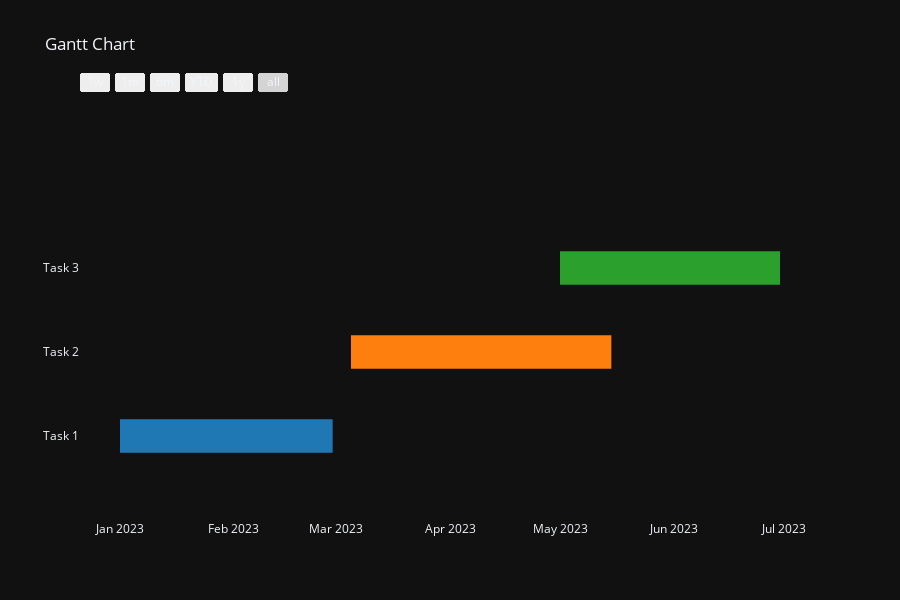

The notebook cell saved with this chart:
### Code cell
tasks = [
    dict(
        Task='Task 1',
        Start='2023-01-01',
        Finish='2023-02-28'
    ),
    dict(
        Task='Task 2',
        Start='2023-03-05',
        Finish='2023-05-15'
    ),
    dict(
        Task='Task 3',
        Start='2023-05-01',
        Finish='2023-06-30'
    ),
]
fig = ff.create_gantt(tasks)
offline.iplot(fig)

### Figure 1 — Plotly figure (JSON) as saved in the notebook; plotly's stock layout.template omitted (floating-point values rounded to 4 significant figures)
{"data": [{"fill": "toself", "fillcolor": "rgb(255, 127, 14)", "hoverinfo": "name", "legendgroup": "rgb(255, 127, 14)", "mode": "none", "name": "Task 2", "x": ["2023-03-05", "2023-05-15", "2023-05-15", "2023-03-05"], "y": [0.8, 0.8, 1.2, 1.2], "type": "scatter"}, {"fill": "toself", "fillcolor": "rgb(31, 119, 180)", "hoverinfo": "name", "legendgroup": "rgb(31, 119, 180)", "mode": "none", "name": "Task 1", "x": ["2023-01-01", "2023-02-28", "2023-02-28", "2023-01-01"], "y": [-0.2, -0.2, 0.2, 0.2], "type": "scatter"}, {"fill": "toself", "fillcolor": "rgb(44, 160, 44)", "hoverinfo": "name", "legendgroup": "rgb(44, 160, 44)", "mode": "none", "name": "Task 3", "x": ["2023-05-01", "2023-06-30", "2023-06-30", "2023-05-01"], "y": [1.8, 1.8, 2.2, 2.2], "type": "scatter"}, {"legendgroup": "rgb(255, 127, 14)", "marker": {"color": "rgb(255, 127, 14)", "opacity": 0, "size": 1}, "mode": "markers", "name": "", "showlegend": false, "text": [null, null], "x": ["2023-03-05", "2023-05-15"], "y": [1, 1], "type": "scatter"}, {"legendgroup": "rgb(31, 119, 180)", "marker": {"color": "rgb(31, 119, 180)", "opacity": 0, "size": 1}, "mode": "markers", "name": "", "showlegend": false, "text": [null, null], "x": ["2023-01-01", "2023-02-28"], "y": [0, 0], "type": "scatter"}, {"legendgroup": "rgb(44, 160, 44)", "marker": {"color": "rgb(44, 160, 44)", "opacity": 0, "size": 1}, "mode": "markers", "name": "", "showlegend": false, "text": [null, null], "x": ["2023-05-01", "2023-06-30"], "y": [2, 2], "type": "scatter"}], "layout": {"height": 600, "hovermode": "closest", "showlegend": false, "title": {"text": "Gantt Chart"}, "xaxis": {"rangeselector": {"buttons": [{"count": 7, "label": "1w", "step": "day", "stepmode": "backward"}, {"count": 1, "label": "1m", "step": "month", "stepmode": "backward"}, {"count": 6, "label": "6m", "step": "month", "stepmode": "backward"}, {"count": 1, "label": "YTD", "step": "year", "stepmode": "todate"}, {"count": 1, "label": "1y", "step": "year", "stepmode": "backward"}, {"step": "all"}]}, "showgrid": false, "type": "date", "zeroline": false}, "yaxis": {"autorange": false, "range": [-1, 4], "showgrid": false, "ticktext": ["Task 1", "Task 2", "Task 3"], "tickvals": [0, 1, 2], "zeroline": false}}}
